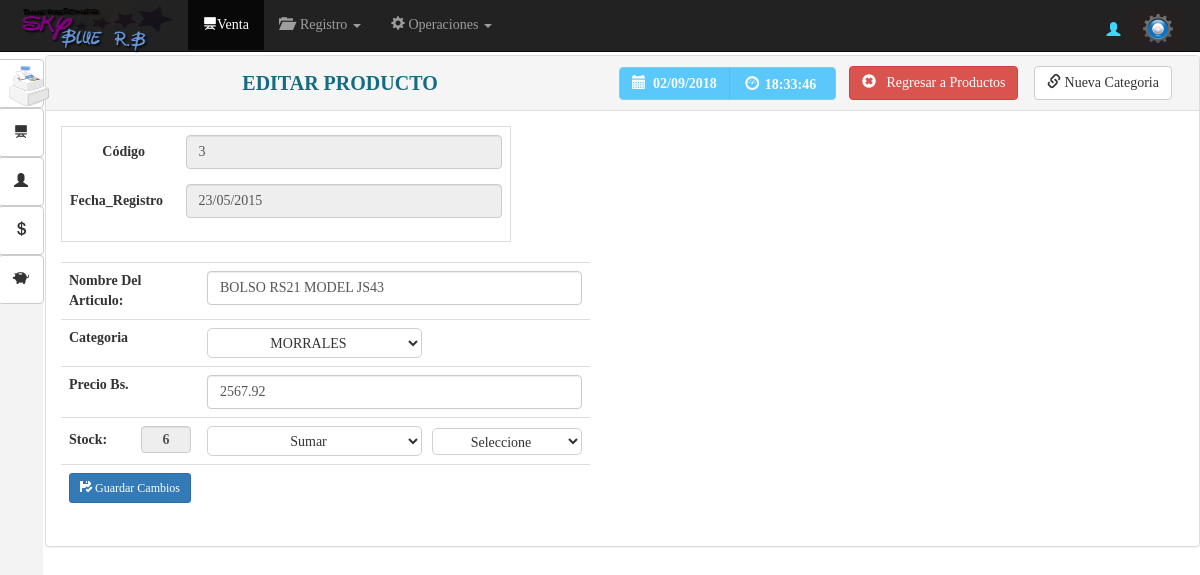
The app's page /vista/modificar_producto.php?id=3 (signed in) with its own data.
### tables this page shows
CREATE TABLE IF NOT EXISTS `productos` (
  `id_producto` int(11) NOT NULL,
  `id_categoria` int(2) NOT NULL,
  `codigo_pro` int(11) NOT NULL,
  `nombre_pro` varchar(100) NOT NULL,
  `existencia_pro` int(11) NOT NULL,
  `fecha_registro` varchar(10) NOT NULL,
  `costoxU` float NOT NULL,
  `precioxU` float NOT NULL,
  `status` varchar(10) NOT NULL DEFAULT 'activo'
);

CREATE TABLE IF NOT EXISTS `categorias` (
  `id_categoria` int(11) NOT NULL,
  `categoria` varchar(50) NOT NULL,
  `status` tinyint(4) NOT NULL DEFAULT '1'
);

### vista/modificar_producto.php (the view, shortened to what this page needs)
<?php require_once'../seguridad/seguridad.php';
extract($_GET);
$modelo=new ModCon();
$conexion=$modelo->conectar();
 ?>
<!DOCTYPE html>
<html lang="en">
  <head>
    <link href="../Bootstrap/css/bootstrap.css" rel="stylesheet">
     <link href="../css/MyStyle.css" rel="stylesheet">
      <link rel="stylesheet" type="text/css" href="../css/calendario.css">
  </head>
 <body onload="mueveReloj()">
      <nav class="navbar navbar-inverse navbar-fixed-top" id="contenedornavbar">
      <div class="container-fluid">
        <div class="navbar-header">
          <a class="navbar-brand" href=""><img id="logotipo"src="../img/logo.png" alt=""></a>
        </div>
        <div id="navbar" class="navbar-collapse collapse">
          <ul class="nav navbar-nav">
            <li class="active"><a href="venta.php"><span class="glyphicon glyphicon-blackboard" aria-hidden="true"></span>Venta</a></li>
 <li class="dropdown">
             <a href="#" class="dropdown-toggle" data-toggle="dropdown" role="button" aria-expanded="false"><span class="glyphicon glyphicon-folder-open" aria-hidden="true"></span> &nbsp;Registro <span class="caret"></span></a>
            </li>
           <li class="dropdown">
              <a href="#" class="dropdown-toggle" data-toggle="dropdown" role="button" aria-expanded="false"><span class="glyphicon glyphicon-cog" aria-hidden="true"></span>&nbsp;Operaciones <span class="caret"></span></a>
            </li>
          </ul>
<div class="btn-group navbar-form navbar-right" >
<?php
$log=$_SESSION['id'];
$user=$conexion->query("SELECT t1.id_usuario,t2.id_empleado, t2.nombres,t2.apellidos as apellidos
FROM usuarios t1
RIGHT Join empleados t2  ON t1.id_empleado=t2.id_empleado
WHERE t1.id_empleado='$log'");
$usr=$user->fetch_array();
 ?>
<label  id="log" class="navbar-left"><b><?php echo "<span class='glyphicon glyphicon-user' aria-hidden='true'></span>&nbsp;". $usr['nombres']."&nbsp;".$usr['apellidos']."&nbsp;";?></b></label>
  <button id="btnConfi" type="button" class="btn btn-default dropdown-toggle" data-toggle="dropdown" aria-expanded="false">
   <img src="../img/confi2.png" width="30" alt="">
  </button>
</div>
        </div>
      </div>
      <article id="navbar3">
       <button type="button" class="btn btn-default btn2" id="btn0"aria-label="Left Align">
 <img src="../img/fact.png" width="40" alt="">
<button type="button" class="btn btn-default btn2" id="btn1"aria-label="Left Align">
  <span class="glyphicon glyphicon-blackboard" aria-hidden="true"></span>
</button>
<button type="button" class="btn btn-default btn2" id="btn2"aria-label="Left Align">
  <span class="glyphicon glyphicon-user" aria-hidden="true"></span>
</button>
<button type="button" class="btn btn-default btn2" id="btn2"aria-label="Left Align">
  <span class="glyphicon glyphicon glyphicon-usd" aria-hidden="true"></span>
</button>
<button type="button" class="btn btn-default btn2 btn3" id="btn3"aria-label="Left Align">
  <span class="glyphicon glyphicon-piggy-bank" aria-hidden="true"></span>
</button>
</article>
    </nav>
 <div id="panel" class="panel panel-default">
  <div class="panel-heading">
<table border="0" width="100%" align="center">
  <tr>
   <td><center> <b id="titulo_header"> EDITAR PRODUCTO</b></center>
   </td>
     <td width="230"> <div class="btn-group" role="group" aria-label="...">
  <button type="button" id="btnAzulCielo" disabled class="btn btn-info"><b><span class="glyphicon glyphicon-calendar" aria-hidden="true"></span>&nbsp;
  <?php $fecha=date("d/m/Y");
echo $fecha;
  ?></b></button>
  <button type="button" id="btnAzulCielo"disabled class="btn btn-info">
  <form name="form_reloj">
  &nbsp;<span class="glyphicon glyphicon-dashboard"></span>
<input type="text"disabled class="tamano"  id="reloj"name="reloj" size="10">
</form></button>
</div>
</td>
       <th width="185px" colspan="1">
    <a href="Buscar_producto.php"class="btn btn-danger"> <span class="glyphicon glyphicon-remove-sign" aria-hidden="true"></span>&nbsp;&nbsp; Regresar a Productos</a>
        </th>
        <th width="150px"> <button type="button" data-toggle="modal" data-target="#nuevaCategoria"  id="btnFinVenta" class="btn btn-default"> <span class="glyphicon glyphicon-link" aria-hidden="true"></span>&nbsp;Nueva Categoria</button> </th>
  </tr>
</table>
  </div>
  <div class="panel-body">
  <div class="container-fuid">
  <div class="row">
<div class="col-xs-5 ">
<table width="30%" class="table table-bordered">
  <tr><td>
<?php
$sql=$conexion->query("SELECT t1.codigo_pro,t1.nombre_pro,t1.fecha_registro,t1.precioXu,t1.existencia_pro,t2.categoria
from productos t1
inner join categorias t2 on t1.id_categoria=t2.id_categoria where t1.id_producto='$id'");
$fila=$sql->fetch_array();
 ?>
    <form class="form-horizontal">
  <div class="form-group">
    <label for="inputEmail3"  class="col-sm-3 control-label">Código&nbsp;&nbsp;&nbsp;</label>
    <div class="col-sm-9">
      <input type="codigo" disabled class="form-control" id="inputEmail3" value="<?php echo $fila[0] ?> ">
    </div>
  </div>
  <div class="form-group">
    <label for="inputPassword3" class="col-sm-3 control-label">Fecha_Registro&nbsp;&nbsp;&nbsp;</label>
    <div class="col-sm-9">
      <input type="text" disabled class="form-control" value="<?php echo $fila[2] ?> " id="inputPassword3">
    </div>
  </div>
</form>
  </td></tr>
</table>
<table class="table">
<form action="" class="form-inline">
  <tr>
    <th><b>Nombre Del Articulo:</b></th>
     <td><input type="text" name="nombre" value="<?php echo $fila[1] ?> "class="form-control" onkeyup="this.value=this.value.toUpperCase()"></td>
  </tr>
<tr>
    <th><b>Categoria</b></th>
     <td> <select name="categoria" id="categoria">
        <option ><?php echo $fila[5]  ?></option>
        </select>
</td>
  </tr>
   <tr>
    <th><b>Precio Bs.</b></th>
     <td><input type="text" name="precio" value="<?php echo  $fila[3] ?> " class="form-control"></td>
  </tr>
   <tr>
    <th><table width="100%">
      <tr>
        <td width="90%"><b>Stock: </b></td>
        <td><input type="text"disabled value="<?php echo  $fila[4]?>" class="form-control input-personalizado texto_center" id="TxtCant" ></td>
      </tr>
    </table></th>
     <td>
<table>
  <tr>
    <td><select required name="tipo_operacion" id="categoria"  >
      <option value="suma">Sumar</option>
     </select></td>
    <td><select required name="cant" id="cantidad_inv"  title="debes seleccionar una opcion con respecto al inventario" >
      <option value="">Seleccione</option>
     </select></td>
  </tr>
</table>
     </td>
  </tr>
    <tr>
    <th><button type="submit" class="btn btn-primary btn-sm btn-block"> <span class="glyphicon glyphicon-floppy-saved" aria-hidden="true"></span>&nbsp;Guardar Cambios</button></th>
     <td></td>
     </form>
</table>
  </div>
</div>
</div>
  </div>
</div>
</body>
</html>

### css/MyStyle.css (style rules this page uses)
body { font-family: "Ubuntu"; }
#log { color: #3DD6FF; line-height: 45px; font-family: "Ubuntu"; font-weight: bold; }
#btnAzulCielo { background: #08B1FF; text-align: left; font-weight: bold; height: 33px; }
.tamano { width: 60px; }
#cantidad_inv { width: 150px; margin-left: 10px; }
#categoria { width: 215px; height: 30px; }
.input-personalizado { height: 30px; padding: 7px }
#logotipo { width: 158px; height: 68px; margin-top: -29px; }
#reloj { border: 0px; height: 22px; background: transparent; }
select { padding: 5px; height: 27px; text-align: center; border: 1px solid #d0d0d0; border-radius: 5px; background: #fff; font-weight: normal;; }
#titulo_header { font-size: 20px; color: #146C80; text-align: center; }
.texto_center { text-align: center; }
#TxtCant { width: 50px; padding: 2px; height: 27px; }

### records on screen
productos: codigo_pro "3", fecha_registro "23/05/2015", nombre "BOLSO RS21 MODEL JS43", categoria "MORRALES", precio "2567.92", existencia_pro "6"
